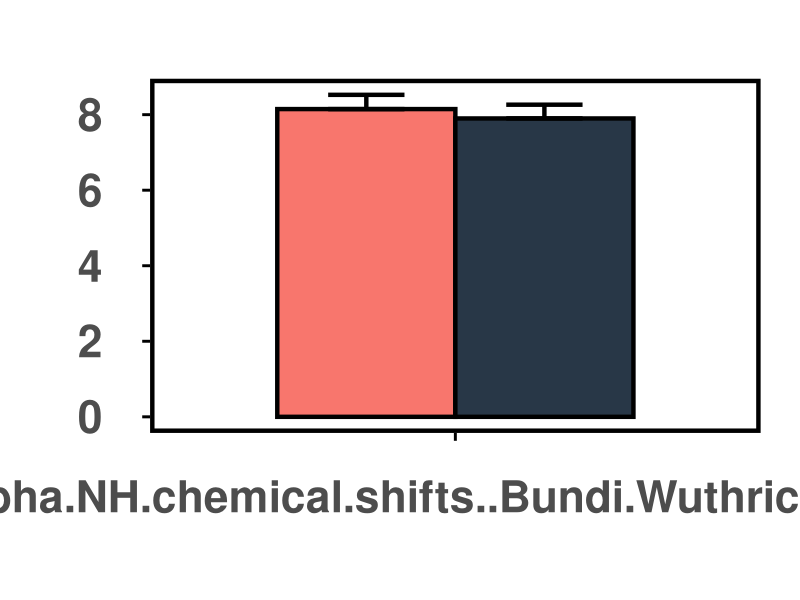
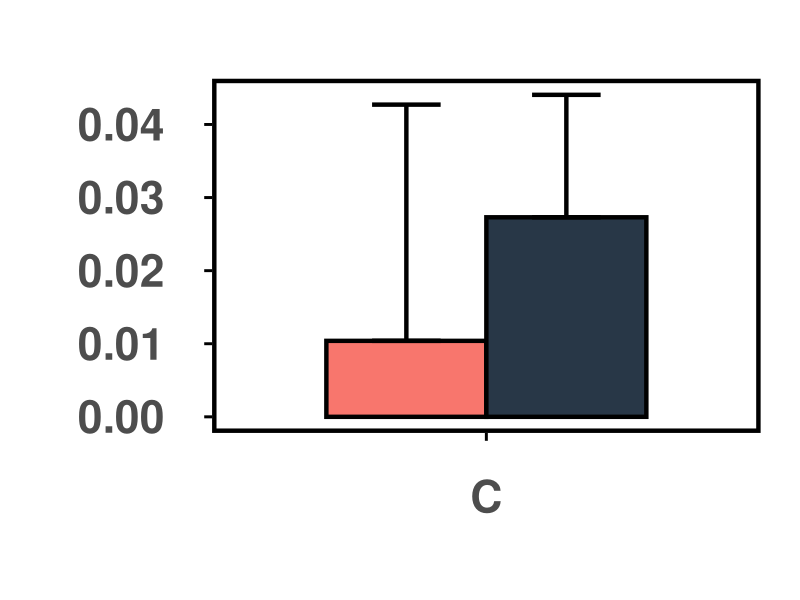
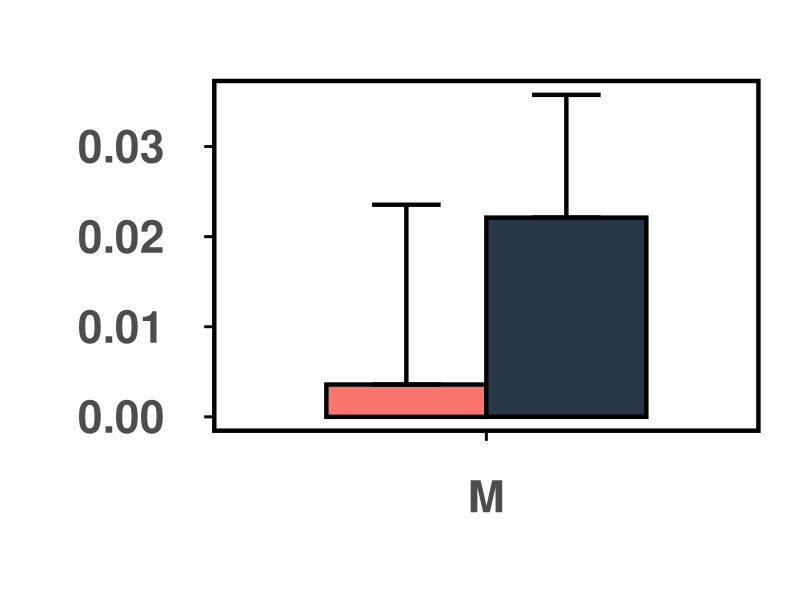
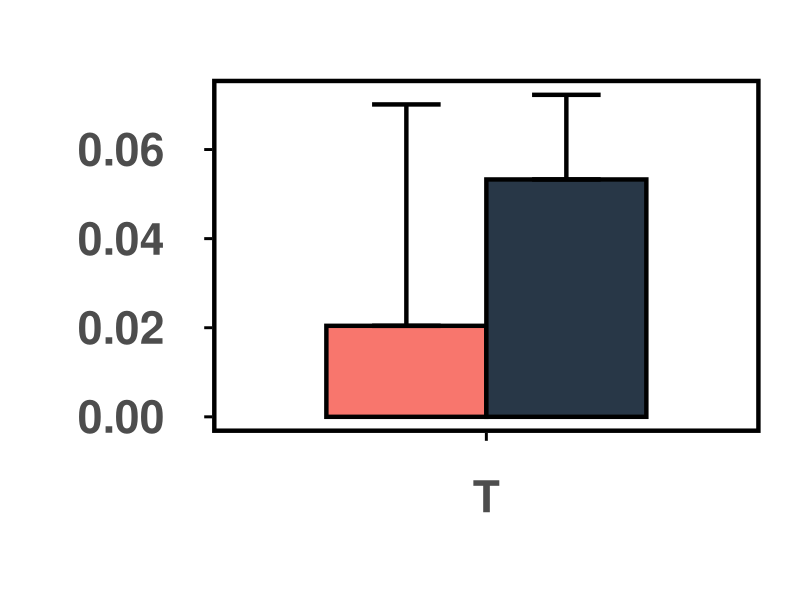
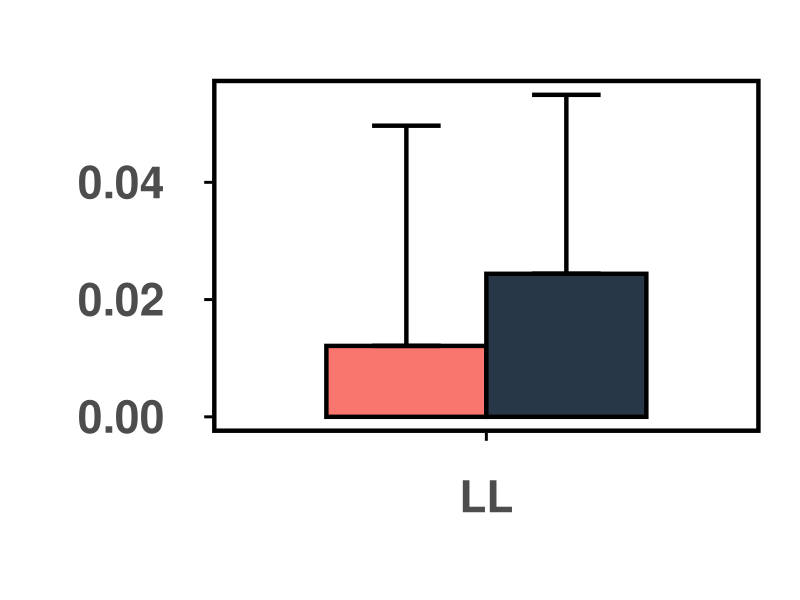
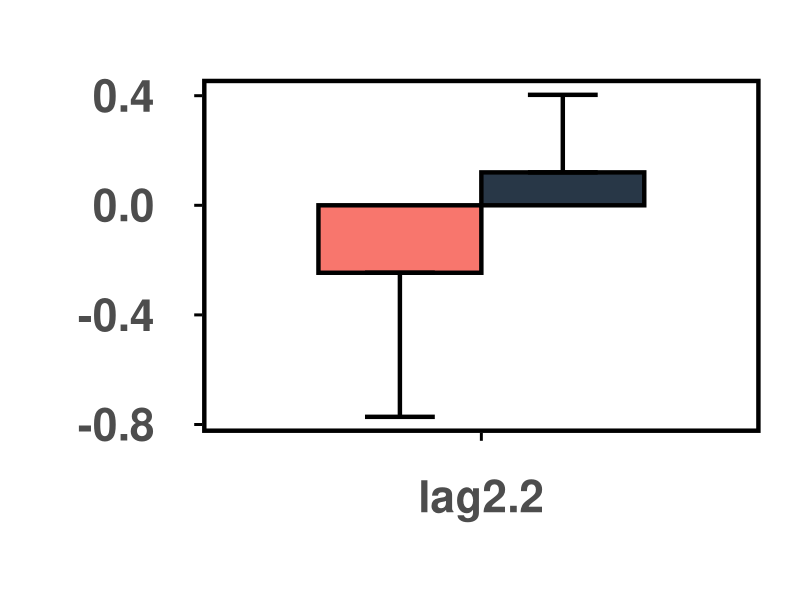
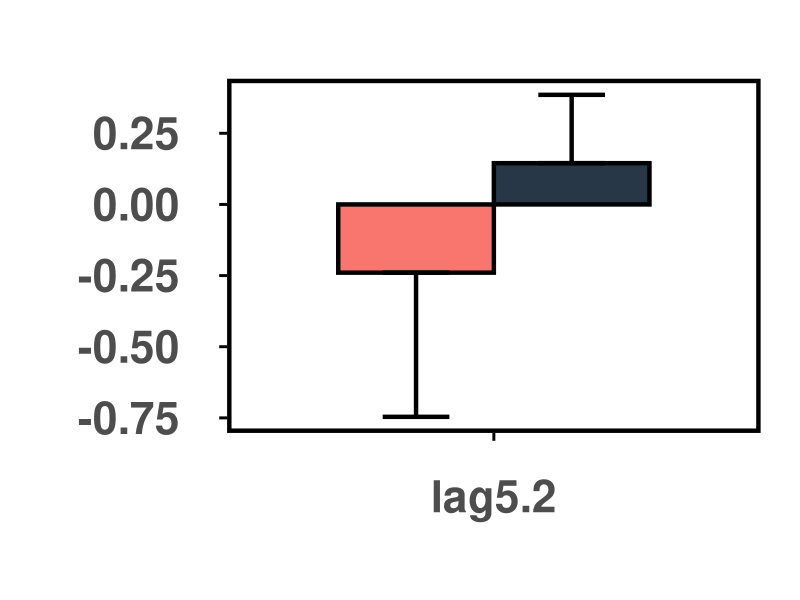
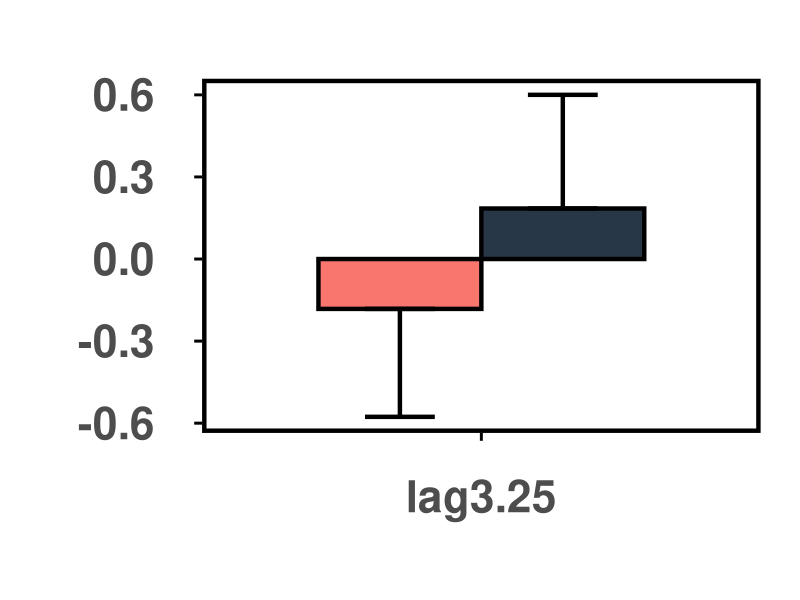

Generate these figures, in order, with R:
#setwd("d:/R_test/plotting bar charts")
#setwd("~/Downloads")

#this.dir <- dirname(parent.frame(2)$ofile)
#setwd(this.dir)

library(readxl)
library(ggplot2)
#library(grid)
library(gridExtra)
library(ggthemes)
library(stringr)



df<-read_excel("Fig3A_dual_vs_mono_desc.xlsx")
df<-na.omit(df)

subplot_num=20

plots<-list()

for(i in 1:subplot_num)
  {
   df_row<-df[i,]
   formatted_df<-data.frame(matrix(ncol=4,nrow=2))
   x<-c("Descriptors","Epitope_type","Mean","Stdev")
   colnames(formatted_df)<-x
   
   #print(df_row)
   #print("\n")
   #saves the name of the descriptors for the 2 cells of first row
   formatted_df[,1]<-(df_row)[1]    #df_row$Descriptors
   #saves the epitope types (saved as column names)
   formatted_df[1,2]<-colnames(df_row)[2]
   formatted_df[2,2]<-colnames(df_row)[4]
   #saves the mean values of the epitope types
   formatted_df[1,3]<-(df_row)[2]
   formatted_df[2,3]<-(df_row)[4]
   #saves standard dev 
   formatted_df[1,4]<-(df_row)[3]
   formatted_df[2,4]<-(df_row)[5]
   
   
   #print(formatted_df)
   #print(" ")
   #line<-readline()
   #reordering the epitope types to the order as their row index so that ggplots plots
   #the bars the way they appear in the df
   formatted_df$Epitope_type<-as.factor(formatted_df$Epitope_type)
   formatted_df$Epitope_type<-factor(formatted_df$Epitope_type, levels=formatted_df$Epitope_type[order(as.numeric(rownames(df)))])
  
   #this shows the variable classes of the dataframe
   #str(formatted_df)
   
   dodge<-position_dodge(width=0.7)
   limits<-aes(ymax=formatted_df$Mean + (formatted_df$Mean>0)*formatted_df$Stdev, ymin=formatted_df$Mean - (formatted_df$Mean<0)*formatted_df$Stdev)
    
   #p<-ggplot(data=formatted_df,aes(x=Descriptors,y=Mean, fill=Epitope_type))
   p<-ggplot(data=formatted_df,aes(x=Descriptors,y=Mean, fill=Epitope_type))
                                                                                #adjust this for size of frame around bar
   p<-p + geom_bar(stat="identity", position = dodge, width = 0.7,colour="black",size=1.5)
   
   p<-p + scale_fill_manual("legend",values=c("#F8766D","#283747"))
   #dual #F8766D (red)
   #mono #283747 (black)
   #tpos #00B0F6 (blue)
   #bpos #6BB100 (green)
   
   p<-p + geom_errorbar(limits, position = dodge, width =0.3,size=1.5)
   
   
   p <- p + labs(x = " ", y = " ")
   p <- p + theme_few()
   p <- p + theme(legend.position="none")
   
   #adjusts the text size
   p <- p + theme(text=element_text(face="bold",size=40))
   
   #ignore this one for now
   #p <- p + theme(axis.line = element_line(size= 0.5, colour="black"))
   
   #adjusts the text distances from the axis, adjust the first numerical parameter
   p <- p + theme(axis.text.x = element_text(margin=margin(1,1,1,1,"cm")),
            axis.text.y = element_text(margin=margin(1,1,1,1,"cm")))
   
   #adjusts the frame around the picture
   p <- p + theme(panel.border = element_rect(colour = "black", fill=NA, size=3))
   
   #adjest  of the tick marks
   p <- p + theme(axis.ticks.length = unit(.2, "cm"), axis.ticks = element_line(size = 1, colour="black")) 
   
   # Add white space aroung the plot's margins
   
   p <- p + theme(plot.margin = margin(2, 1, -0.5, -0.5, "cm"))
   
  # print(p)
   
   plots[[i]]<-p
   

   

#this part saves the pictures to file   
   filename=paste0("Fig3A_dual_vs_mono", i, ".pdf")
   pdf(filename)
   print(p)
   dev.off()
   
  }


#library(egg)
#ggarrange(plots[[1]],plots[[9]], ncol = 1)


#library(grid)
#grid.newpage()
#pushViewport(viewport(layout=grid.layout(1,5,heights=c(0.40,0.60))))
#print(plots[[1]], vp=viewport(layout.pos.row=1,layout.pos.col=1))
#print(plots[[2]], vp=viewport(layout.pos.row=1,layout.pos.col=2))
#print(plots[[3]], vp=viewport(layout.pos.row=1,layout.pos.col=3))
#print(plots[[4]], vp=viewport(layout.pos.row=1,layout.pos.col=4))
#print(plots[[5]], vp=viewport(layout.pos.row=1,layout.pos.col=5))



#do.call(grid.arrange(arrangeGrob(c(plots, ncol=5))))
#grid.arrange(arrangeGrobs(plots))


#this part attempts to save multiple plots together. Note that grid.arrange can be used with the whole plot vector instead of individual elements of it.
#the plotting together works up to 8 subplots. More will result in errornous display that are not corrigible with scaling the picture and is
#the error is retained inside the saved image file. Irrelevant of the file format (e.g. png, pdf)

#grid.arrange(plots[[1]],plots[[2]],plots[[3]],nrow=1,ncol=3) 
#pdf("plot.pdf")
#do.call("grid.arrange",c(plots,nrow=1))#,nrow=1,ncol=length(plots)))
#dev.off()